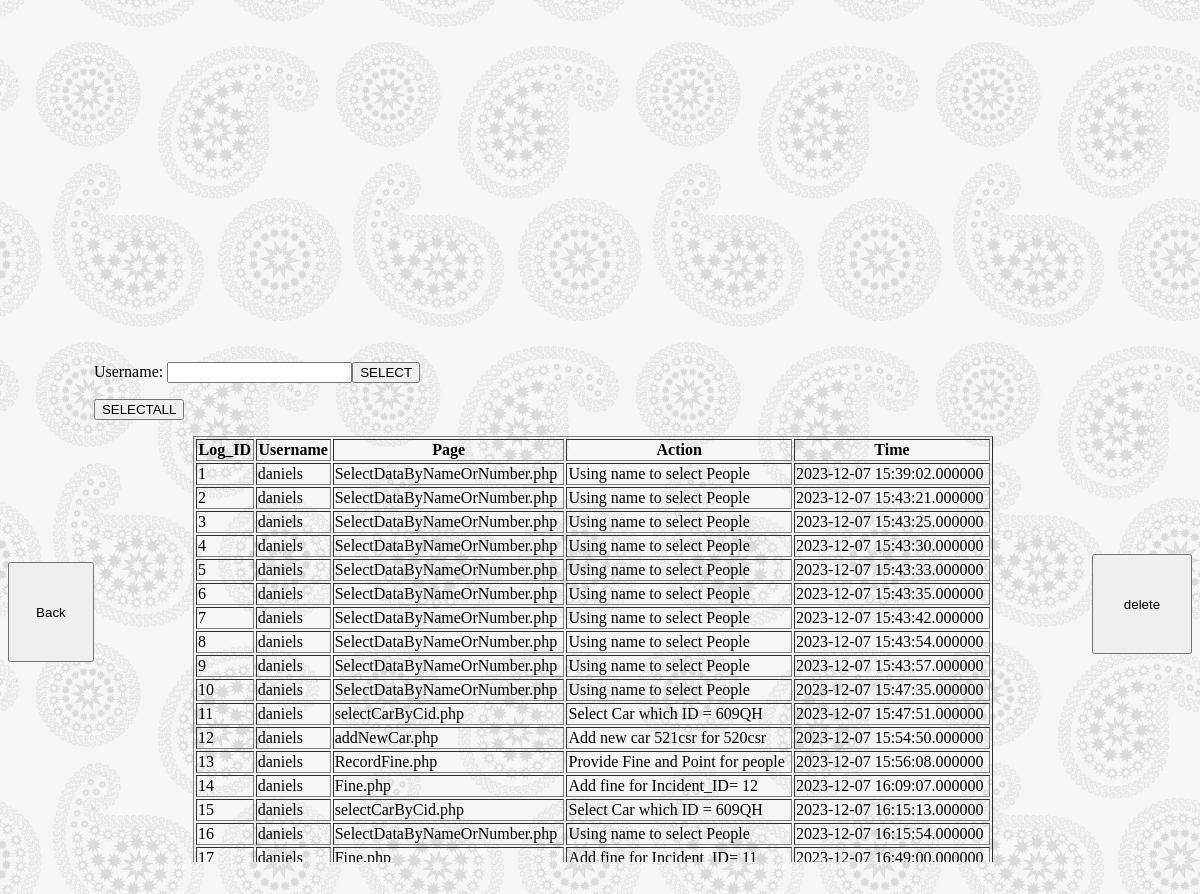
The app's page /DIS-COMP4039-CW2-alysc17-20545459/alysc17-20545459_Docker/Public/RecordLog.php with its own data.
### tables this page shows
CREATE TABLE `Log` (
  `Log_ID` int(11) NOT NULL,
  `U_ID` int(20) NOT NULL,
  `Username` varchar(20) NOT NULL,
  `Page` varchar(255) NOT NULL,
  `Action` varchar(255) NOT NULL,
  `Time` datetime(6) NOT NULL
);

### DIS-COMP4039-CW2-alysc17-20545459/alysc17-20545459_Docker/Public/RecordLog.php (the view, shortened to what this page needs)
<html>
    <body style="background-image: url(../images/3.jpg)">
    <button class="back" onclick="javascrtpt:window.location.href='./login.php'">Back</button>
<div class='a'>
    <form method="post">Username: <input type="text" name="data" ><input class="select" type="submit" name="select" value="SELECT"></form>
    <form method="post"><input class="select" type="submit" name="all" value="SELECTALL"></form>
<table border='1' width='800' align='center'>
<tr><th>Log_ID</th><th>Username</th><th>Page</th><th>Action</th><th>Time</th></tr>
<?php
require("../config/db.inc.php");
if(isset($_POST['select'])){
    if(empty($_POST['data'])){
        echo "<script>alert('Do not let the input empty!')</script>";
    }
    else{
        echo "<script>alert('select successful')</script>";
        $data = $_POST['data'];
        $sql1="select * from Log where Username= '$data'";
        $result1 = mysqli_query($conn, $sql1);
        while ($row = mysqli_fetch_assoc($result1)){
            echo "<tr>";
            echo "<td>".$row['Log_ID']."</td>";
            echo "<td>".$row['Username']."</td>";
            echo "<td>".$row['Page']."</td>";
            echo "<td>".$row['Action']."</td>";
            echo "<td>".$row['Time']."</td>";
            echo "</tr>";
        }
    }
}
else{
    $sql1="select * from Log";
    $result1 = mysqli_query($conn, $sql1);
    while ($row = mysqli_fetch_assoc($result1)){
        echo "<tr>";
        echo "<td>".$row['Log_ID']."</td>";
        echo "<td>".$row['Username']."</td>";
        echo "<td>".$row['Page']."</td>";
        echo "<td>".$row['Action']."</td>";
        echo "<td>".$row['Time']."</td>";
        echo "</tr>";
    }
}
?>
</table>
</div>
    <form method="post"><input class="back" type="submit" name="truncate" value="delete"></form>
    </body>
</html>

### DIS-COMP4039-CW2-alysc17-20545459/alysc17-20545459_Docker/Public/RecordLog.php (style rules this page uses)
body { display: flex; justify-content: center; align-items: center; }
.a { width: 1200px; height: 500px; justify-content: center; align-items: center; overflow: scroll; }
.back { height: 100px; width: 100px; }

### records on screen
log: Log_ID "1", Username "daniels", Page "SelectDataByNameOrNumber.php", Action "Using name to select People", Time "2023-12-07 15:39:02.000000"
log: Log_ID "2", Username "daniels", Page "SelectDataByNameOrNumber.php", Action "Using name to select People", Time "2023-12-07 15:43:21.000000"
log: Log_ID "3", Username "daniels", Page "SelectDataByNameOrNumber.php", Action "Using name to select People", Time "2023-12-07 15:43:25.000000"
log: Log_ID "4", Username "daniels", Page "SelectDataByNameOrNumber.php", Action "Using name to select People", Time "2023-12-07 15:43:30.000000"
log: Log_ID "5", Username "daniels", Page "SelectDataByNameOrNumber.php", Action "Using name to select People", Time "2023-12-07 15:43:33.000000"
log: Log_ID "6", Username "daniels", Page "SelectDataByNameOrNumber.php", Action "Using name to select People", Time "2023-12-07 15:43:35.000000"
log: Log_ID "7", Username "daniels", Page "SelectDataByNameOrNumber.php", Action "Using name to select People", Time "2023-12-07 15:43:42.000000"
log: Log_ID "8", Username "daniels", Page "SelectDataByNameOrNumber.php", Action "Using name to select People", Time "2023-12-07 15:43:54.000000"
log: Log_ID "9", Username "daniels", Page "SelectDataByNameOrNumber.php", Action "Using name to select People", Time "2023-12-07 15:43:57.000000"
log: Log_ID "10", Username "daniels", Page "SelectDataByNameOrNumber.php", Action "Using name to select People", Time "2023-12-07 15:47:35.000000"
log: Log_ID "11", Username "daniels", Page "selectCarByCid.php", Action "Select Car which ID = 609QH", Time "2023-12-07 15:47:51.000000"
log: Log_ID "12", Username "daniels", Page "addNewCar.php", Action "Add new car 521csr for 520csr", Time "2023-12-07 15:54:50.000000"
log: Log_ID "13", Username "daniels", Page "RecordFine.php", Action "Provide Fine and Point for people", Time "2023-12-07 15:56:08.000000"
log: Log_ID "14", Username "daniels", Page "Fine.php", Action "Add fine for Incident_ID= 12", Time "2023-12-07 16:09:07.000000"
log: Log_ID "15", Username "daniels", Page "selectCarByCid.php", Action "Select Car which ID = 609QH", Time "2023-12-07 16:15:13.000000"
log: Log_ID "16", Username "daniels", Page "SelectDataByNameOrNumber.php", Action "Using name to select People", Time "2023-12-07 16:15:54.000000"
log: Log_ID "17", Username "daniels", Page "Fine.php", Action "Add fine for Incident_ID= 11", Time "2023-12-07 16:49:00.000000"
